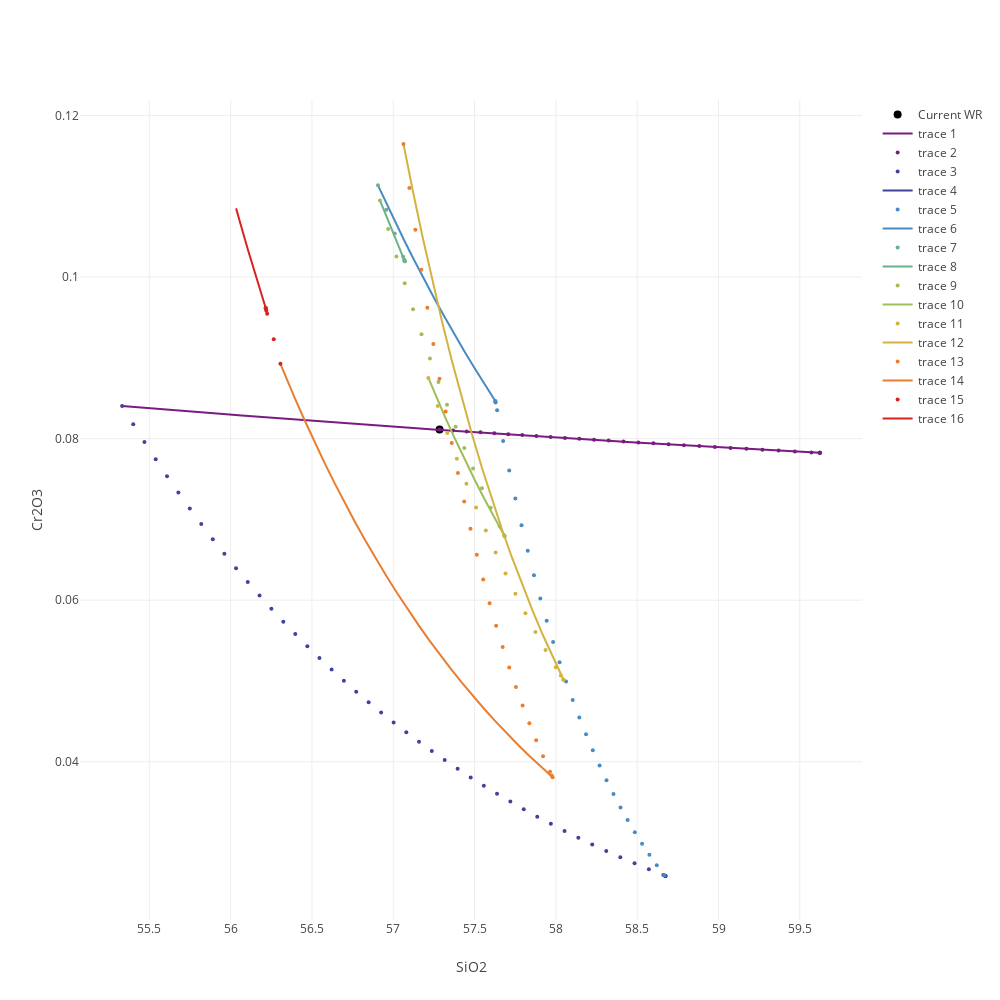

Write notebook code for a chart like this one.
### Code cell
Plotly(liquidLine("SiO2","Cr2O3"),{
    width : 1000,
    height : 1000,
    xaxis : {
        title :"SiO2"
    },
    yaxis : {
        title : "Cr2O3"
    }
})
